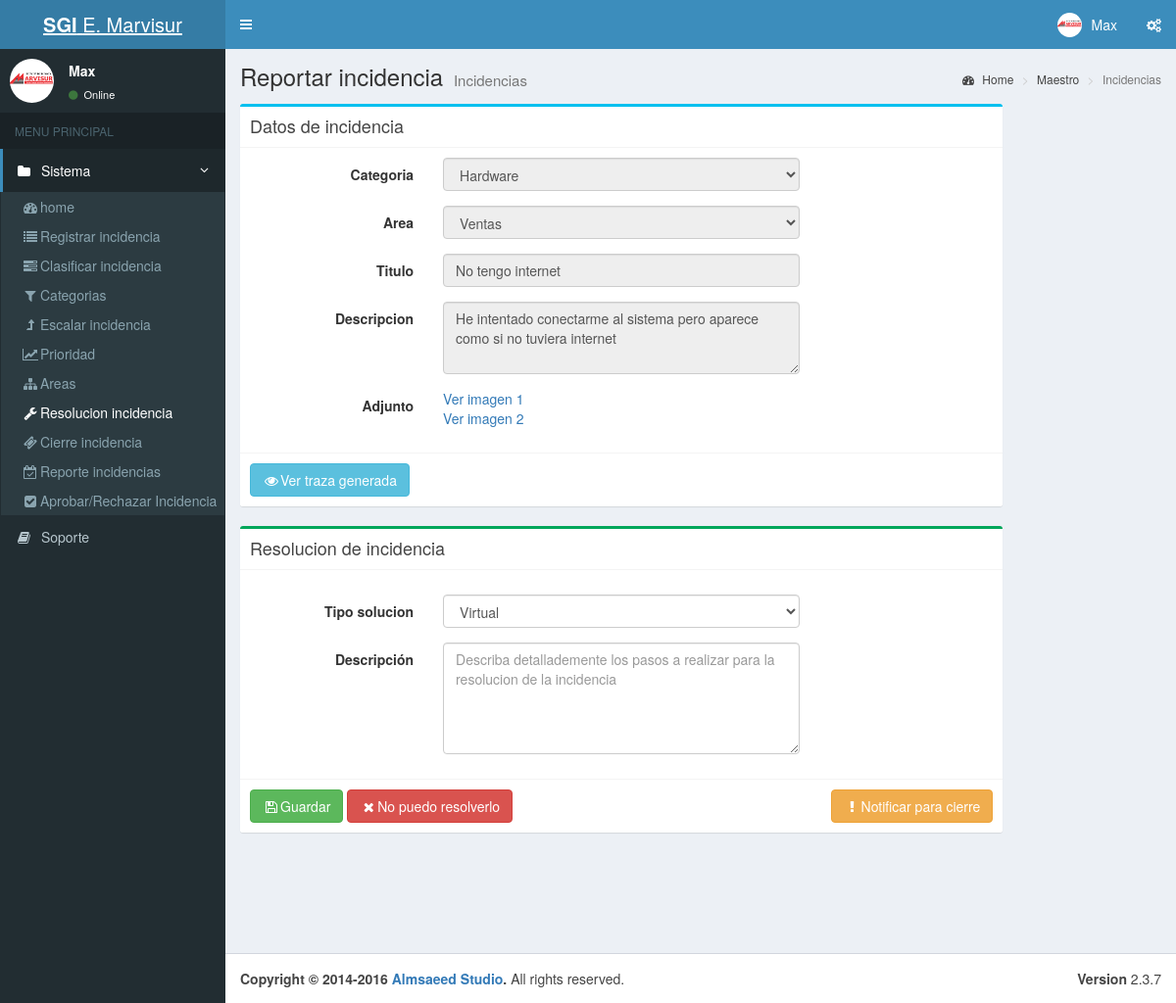
Page /index.php?c=resolucion&a=Crud&Id=6 (signed in) on the committed database.
### tables this page shows
CREATE TABLE IF NOT EXISTS `menus` (
  `MENU_Id` int(11) NOT NULL,
  `MENU_Padre` varchar(45) DEFAULT NULL,
  `MENU_Nombre` varchar(100) DEFAULT NULL,
  `MENU_Descripcion` varchar(200) DEFAULT NULL,
  `MENU_NombreFormulario` varchar(50) DEFAULT NULL,
  `MENU_Icono` varchar(30) DEFAULT NULL,
  `MENU_FechaAuditoria` datetime DEFAULT NULL
);

CREATE TABLE IF NOT EXISTS `tratamiento_incidencia` (
  `TRIN_Id` int(11) NOT NULL,
  `TRIN_FechaRegistro` date NOT NULL,
  `INCI_Id` int(11) NOT NULL,
  `CATE_Id` int(11) NOT NULL,
  `AREA_Id` int(11) NOT NULL,
  `NIVE_Id` int(11) NOT NULL,
  `ESTA_Id` int(11) NOT NULL,
  `PRIO_Id` int(11) NOT NULL,
  `USUA_IdResponsable` int(11) DEFAULT NULL,
  `USUA_Id` int(11) NOT NULL,
  `TRIN_FechaAuditoria` datetime NOT NULL
);

CREATE TABLE IF NOT EXISTS `incidencias` (
  `INCI_Id` int(11) NOT NULL,
  `INCI_Titulo` varchar(50) NOT NULL,
  `INCI_Descripcion` varchar(200) NOT NULL,
  `INCI_FechaRegistro` date NOT NULL,
  `CATE_Id` int(11) NOT NULL,
  `AREA_Id` int(11) DEFAULT NULL,
  `ESTA_Id` int(11) NOT NULL,
  `USUA_Id` int(11) NOT NULL,
  `USUA_IdAuditoria` int(11) NOT NULL,
  `INCI_FechaAuditoria` datetime NOT NULL
);

### controller/resolucion.controller.php (called while the page is built, shortened)
<?php
require_once 'model/resolucion.php';
require_once 'model/herramientas.php';
class resolucionController{
    private $model;
    public function __CONSTRUCT(){
        $this->model = new resolucion();
        $this->herramientas = new herramientas();
    }
    public function Crud(){
        $resolucion= new resolucion();
        if(isset($_REQUEST['Id'])){
            $resolucion = $this->model->Obtener($_REQUEST['Id']);
        }
        require_once 'view/header.php';
        require_once 'view/incidencia/Resolucion_incidencia-editar.php';
        require_once 'view/footer.php';
    }
}

### model/database.php (called while the page is built)
<?php
class Database
{
    public static function StartUp()
    {
        $pdo = new PDO('mysql:host=localhost;dbname=bd_incidencias;charset=utf8', 'root', '');
        $pdo->setAttribute(PDO::ATTR_ERRMODE, PDO::ERRMODE_EXCEPTION);
        return $pdo;
    }
}

### model/herramientas.php (called while the page is built, shortened)
<?php
class herramientas
{
	public function __CONSTRUCT()
	{
		try
		{
			$this->pdo = Database::StartUp();
		}
		catch(Exception $e)
		{
			die($e->getMessage());
		}
	}
	public function MenuValidacion($MenuPadre)
	{
		try
		{
			$stm = $this->pdo->prepare("SELECT
											M.MENU_Id,
											M.MENU_Padre,
											M.MENU_Nombre,
											M.MENU_NombreFormulario,
											M.MENU_Icono,
											R.ROL_Id,
											R.ROL_Nombre
											FROM
											menus M
											inner join permiso_rol PR on M.MENU_Id = PR.MENU_Id
											inner join rol R on PR.ROL_Id = R.ROL_Id
											WHERE
											PR.ROL_Id = ".$_SESSION['ROL_Id']."
											and MENU_Padre=?");
			$stm->execute(array($MenuPadre));
			return $stm->fetchAll(PDO::FETCH_OBJ);
		}
		catch(Exception $e)
		{
			die($e->getMessage());
		}
	}
public function MenuValidacionCabeceras()
	{
		try
		{
			$stm = $this->pdo->prepare("SELECT DISTINCT MENU_Padre FROM menus");
			$stm->execute();
			return $stm->fetchAll(PDO::FETCH_OBJ);
		}
		catch(Exception $e)
		{
			die($e->getMessage());
		}
	}
	public function ActiveMenus($ActiveMenu)
	{
		try
		{
			$stm = $this->pdo->prepare("SELECT MENU_Padre FROM menus where MENU_NombreFormulario = ?");
			$stm->execute(array($ActiveMenu));
			return $stm->fetchAll(PDO::FETCH_OBJ);
		}
		catch(Exception $e)
		{
			die($e->getMessage());
		}
	}
}

### model/resolucion.php (called while the page is built, shortened)
<?php
class resolucion
{
	public function __CONSTRUCT()
	{
		try
		{
			$this->pdo = Database::StartUp();
		}
		catch(Exception $e)
		{
			die($e->getMessage());
		}
	}
public function Obtener($id)
{
	try
	{
		$stm = $this->pdo
		->prepare(" SELECT
			TI.TRIN_Id,
			I.INCI_Id,
			I.INCI_Titulo,
			C.CATE_Id,
			C.CATE_Descripcion,
			A.AREA_Id,
			A.AREA_Nombre,
			TI.NIVE_Id,
			N.NIVE_Nombre,
			I.INCI_Descripcion,
			TI.USUA_Id,
			U.USUA_Nombre
			FROM `tratamiento_incidencia` TI
			INNER JOIN incidencias I ON TI.`INCI_Id` = I.`INCI_Id`
			INNER JOIN categoria C ON TI.`CATE_Id` = C.`CATE_Id`
			INNER JOIN areas A ON TI.`AREA_Id` = A.`AREA_Id`
			INNER JOIN nivel N ON TI.`NIVE_Id` = N.`NIVE_Id`
			INNER JOIN usuarios U ON TI.`USUA_Id` = U.`USUA_Id`
			WHERE
			TRIN_Id = ?");
		$stm->execute(array($id));
		return $stm->fetch(PDO::FETCH_OBJ);
	} catch (Exception $e)
	{
		die($e->getMessage());
	}
}
public function SelectAreas()
{
	try
	{
		$stm = $this->pdo->prepare("SELECT
			AREA_Id,
			AREA_Nombre
			FROM areas");
		$stm->execute();
		return $stm->fetchAll(PDO::FETCH_OBJ);
	}
	catch(Exception $e)
	{
		die($e->getMessage());
	}
}
public function SelectCategorias()
{
	try
	{
		$stm = $this->pdo->prepare("SELECT
			CATE_Id,
			CATE_Descripcion
			FROM categoria");
		$stm->execute();
		return $stm->fetchAll(PDO::FETCH_OBJ);
	}
	catch(Exception $e)
	{
		die($e->getMessage());
	}
}
}

### view/incidencia/Resolucion_incidencia-editar.php (the view, shortened to what this page needs)
<div class="content-wrapper">
  <section class="content-header">
    <h1>
        Reportar incidencia
      <small>Incidencias</small>
    </h1>
    <ol class="breadcrumb">
      <li><a href="#"><i class="fa fa-dashboard"></i> Home</a></li>
      <li><a href="#">Maestro</a></li>
      <li class="active">Incidencias</li>
    </ol>
  </section>
  <section class="content">
    <div class="row">
      <div class="col-md-10">
        <div class="box box-info">
          <div class="box-header with-border">
            <h3 class="box-title">Datos de incidencia </h3>
          </div>
            <form id="frm-generol" class="form-horizontal"  action="?c=resolucion&a=RechazarIncidencia" method="post" enctype="multipart/form-data">
            <div class="box-body">
                      <div class="form-group">
                          <label for="CATE_Id" class="col-sm-3 control-label">Categoria</label>
                          <div class="col-sm-6">
                              <select class="form-control " name="CATE_Id"  id="CATE_Id" disabled>
                                   <?php foreach($this->model->SelectCategorias() as $r): ?>
                                   <option   <?php echo $resolucion->CATE_Id == $r->CATE_Id ? 'selected' : ''; ?> value=<?php echo $r->CATE_Id; ?>><?php echo $r->CATE_Descripcion; ?></option>
                                   <?php endforeach; ?>
                              </select>
                          </div>
                      </div>
                      <div class="form-group">
                          <label for="AREA_Id" class="col-sm-3 control-label">Area</label>
                          <div class="col-sm-6">
                              <select class="form-control " name="AREA_Id"  id="AREA_Id" disabled>
                                   <?php foreach($this->model->SelectAreas() as $r): ?>
                                   <option   <?php echo $resolucion->AREA_Id == $r->AREA_Id ? 'selected' : ''; ?> value=<?php echo $r->AREA_Id; ?>><?php echo $r->AREA_Nombre; ?></option>
                                   <?php endforeach; ?>
                              </select>
                          </div>
                      </div>
                       <div class="form-group">
                          <label  class="col-md-3 control-label">Titulo</label>
                          <div class="col-md-6">
                            <input type="text" class="form-control" id="INCI_Titulo" placeholder="Nombre" name="INCI_Titulo" value="<?php echo $resolucion->INCI_Titulo; ?>" readonly>
                          </div>
                          <div class="col-md-3">
                          </div>
                      </div>
                        <div class="form-group">
                          <label  class="col-md-3 control-label">Descripcion</label>
                          <div class="col-md-6">
                           <textarea id="INCI_Descripcion" name="INCI_Descripcion" class="form-control" rows="3" readonly><?php echo $resolucion->INCI_Descripcion; ?></textarea>
                          </div>
                          <div class="col-md-3">
                          </div>
                      </div>
                       <div class="form-group">
                          <label  class="col-md-3 control-label">Adjunto</label>
                          <div class="col-md-6">
                             <a href="#" target="_blank">Ver imagen 1</a><br>
                             <a href="#" target="_blank">Ver imagen 2</a>
                          </div>
                          <div class="col-md-3">
                          </div>
                      </div>
            </div>
            <div class="box-footer">
                <a
                data-toggle="modal"
                title="Ver detalle"
                data-target="#ModalHistorialIncidencias"
                onclick="ModalHistorialIncidencias()"
                class="btn btn-info pull-left" ><i class="fa fa-fw fa-eye" ></i>Ver traza generada</a>
            </div>
          </form>
        </div>
      </div>
        <div class="col-md-10">
        <div class="box box-success">
          <div class="box-header with-border">
            <h3 class="box-title">Resolucion de incidencia </h3>
          </div>
            <form id="frm-generol" class="form-horizontal"  action="?c=resolucion&a=Guardar" method="post" enctype="multipart/form-data">
            <div class="box-body">
                      <div class="form-group">
                          <label for="REIN_TipoSolucion" class="col-sm-3 control-label">Tipo solucion</label>
                          <div class="col-sm-6">
                              <select class="form-control " name="REIN_TipoSolucion"  id="REIN_TipoSolucion">
                                   <option value="Virtual">Virtual</option>
                              </select>
                          </div>
                      </div>
                       <div class="form-group">
                          <label  class="col-md-3 control-label">Descripción</label>
                          <div class="col-md-6">
                           <textarea id="REIN_Descripcion" name="REIN_Descripcion" class="form-control" rows="5" placeholder="Describa detallademente los pasos a realizar para la resolucion de la incidencia"></textarea>
                          </div>
                          <div class="col-md-3">
                          </div>
                      </div>
            </div>
            <div class="box-footer">
              <button class="btn btn-success" name="Guardar" value ="Guardar"><i class="fa fa-fw fa-floppy-o"></i>Guardar</button>
              <button class="btn btn-danger" name="Rechazar" value ="Rechazar"><i class="fa fa-fw fa-remove"></i>No puedo resolverlo</button>
              <button class="btn btn-warning pull-right" name="Notificar" value ="Notificar"><i class="fa fa-fw  fa-exclamation"></i>Notificar para cierre</button>
            </div>
          </form>
        </div>
      </div>
    </div>
  </section>
</div>

### view/header.php (shortened to what this page needs)
<!DOCTYPE html>
<html lang="es">
<head>
  <link rel="stylesheet" href="css/bootstrap/css/bootstrap.min.css">
  <link rel="stylesheet" href="//cdnjs.cloudflare.com/ajax/libs/font-awesome/4.5.0/css/font-awesome.min.css">
  <link rel="stylesheet" href="//cdnjs.cloudflare.com/ajax/libs/ionicons/2.0.1/css/ionicons.min.css">
  <link rel="stylesheet" href="css/dist/css/AdminLTE.min.css">
  <link rel="stylesheet" href="css/dist/css/skins/_all-skins.min.css">
  <link rel="stylesheet" href="css/plugins/datatables/dataTables.bootstrap.css">
  <link rel="stylesheet" href="assets/js/jquery-ui/jquery-ui.min.css" />
  <link rel="stylesheet" href="css/plugins/datatables/datatables.min.css">
  <link rel="stylesheet" href="css/plugins/datatables/fixedHeader.dataTables.min.css">
  <link rel="stylesheet" href="//cdnjs.cloudflare.com/ajax/libs/bootstrap-select/1.12.1/css/bootstrap-select.min.css">
  <link href="//maxcdn.bootstrapcdn.com/bootstrap/3.3.7/css/bootstrap.min.css" rel="stylesheet">
  <link href="css/fileinput/fileinput.css" media="all" rel="stylesheet" type="text/css"/>
      <link rel="stylesheet" href="css/plugins/datepicker/datepicker3.css">
</head>
<body class="hold-transition skin-blue sidebar-mini" >
  <div class="wrapper">
  <header class="main-header">
    <a href="index2.html" class="logo">
      <span class="logo-lg"><b>SGI</b> E. Marvisur</span>
    </a>
    <nav class="navbar navbar-static-top">
      <a href="#" class="sidebar-toggle" data-toggle="offcanvas" role="button">
      </a>
      <div class="navbar-custom-menu">
        <ul class="nav navbar-nav">
          <li class="dropdown user user-menu">
            <a href="#" class="dropdown-toggle" data-toggle="dropdown">
              <img src="<?php echo 'Recursos/Imagen/logo.png' ;?>" class="user-image" alt="User Image">
              <span class="hidden-xs"> <?php  echo  $_SESSION['USUA_Nombre'];?></span>
            </a>
          </li>
          <li>
            <a href="#" data-toggle="control-sidebar"><i class="fa fa-gears"></i></a>
          </li>
        </ul>
      </div>
    </nav>
  </header>
  <aside class="main-sidebar">
    <section class="sidebar">
      <div class="user-panel">
        <div class="pull-left image">
          <img src="<?php echo 'Recursos/Imagen/logo.png';?>" class="img-circle" alt="User Image">
        </div>
        <div class="pull-left info">
          <p><?php  echo  $_SESSION['USUA_Nombre'];?></p>
          <a href="#"><i class="fa fa-circle text-success"></i> Online</a>
        </div>
      </div>
      <ul class="sidebar-menu">
        <li class="header">MENU PRINCIPAL</li>
      <?php isset($_REQUEST['c'])?$active=$_REQUEST['c']:$active='';?>
        <?php foreach($this->herramientas->MenuValidacionCabeceras() as $t): ?>
           <?php foreach($this->herramientas->ActiveMenus($active) as $p): ?>
        <li class="<?php echo $p->MENU_Padre==$t->MENU_Padre? 'active' : '';?> treeview">
          <a href="#">
              <i class="fa fa-folder"></i> <span><?php echo $t->MENU_Padre; ?></span>
            <span class="pull-right-container">
              <i class="fa fa-angle-left pull-right"></i>
            </span>
          </a>
          <ul class="treeview-menu">
              <?php foreach($this->herramientas->MenuValidacion($t->MENU_Padre) as $r): ?>
              <li class="<?php echo $active == $r->MENU_NombreFormulario ? 'active' : ''; ?>"><a href="?c=<?php echo $r->MENU_NombreFormulario; ?>"><i class="<?php echo $r->MENU_Icono; ?>"></i><?php echo $r->MENU_Nombre; ?></a></li>
             <?php endforeach; ?>
          </ul>
        </li>
           <?php endforeach; ?>
        <?php endforeach; ?>
        <li><a href=""><i class="fa fa-book"></i> <span>Soporte</span></a></li>
    </section>
  </aside>

### rows in the picture
menus: MENU_Padre "Sistema", MENU_Nombre "Resolucion incidencia"
menus: MENU_Nombre "home"
menus: MENU_Nombre "Registrar incidencia"
menus: MENU_Nombre "Clasificar incidencia"
menus: MENU_Nombre "Categorias"
menus: MENU_Nombre "Escalar incidencia"
menus: MENU_Nombre "Prioridad"
menus: MENU_Nombre "Areas"
menus: MENU_Nombre "Cierre incidencia"
menus: MENU_Nombre "Reporte incidencias"
menus: MENU_Nombre "Aprobar/Rechazar Incidencia"
tratamiento_incidencia: INCI_Titulo "No tengo internet", INCI_Descripcion "He intentado conectarme al sistema pero aparece como si no tuviera internet"

### other values in the picture
$_SESSION['USUA_Nombre'] "Max"
form field CATE_Id "Hardware"
form field AREA_Id "Ventas"
